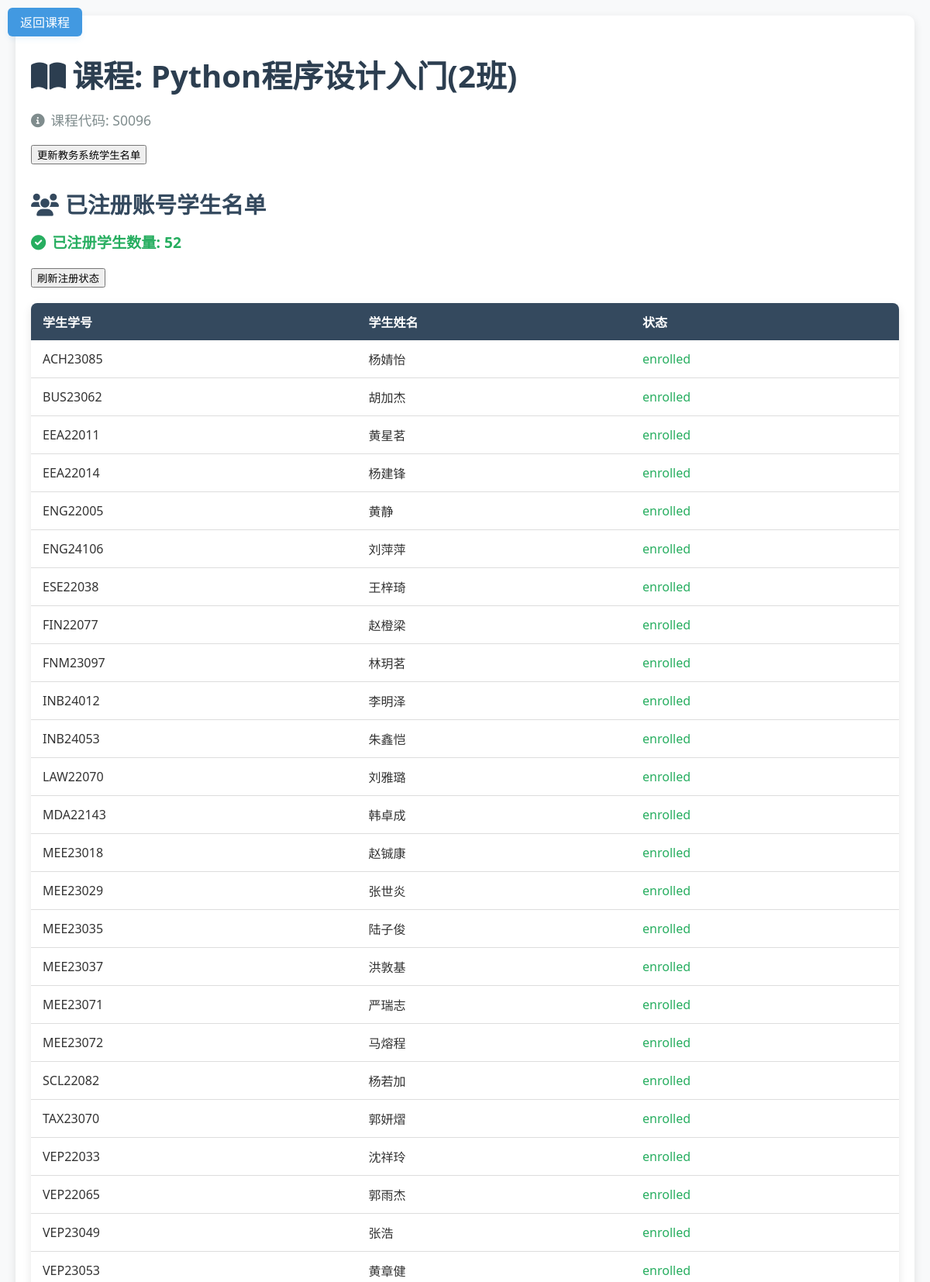
The app's page /course_students/8 (signed in, upper part) with its own data.
### wang/models/course.py (models this page shows, shortened)
class Course(db.Model):
    __tablename__ = 'course'
    id = db.Column(db.Integer, primary_key=True, autoincrement=True)
    name = db.Column(db.String(100), nullable=False)
    teacher_id = db.Column(db.Integer, db.ForeignKey('user.id'), nullable=False)
    semester = db.Column(db.String, nullable=False)  # 开课学期
    description = db.Column(db.Text)
    code = db.Column(db.String(10), nullable=False)
    teacher = db.relationship('User', backref='courses')
    course_students = db.relationship('Course_Students',  back_populates='course')

### wang/models/course_students.py (models this page shows)
class Course_Students(db.Model):
    __tablename__ = 'course_students'
    id = db.Column(db.Integer, primary_key=True, autoincrement=True)
    course_id = db.Column(db.Integer, db.ForeignKey('course.id'), nullable=False)
    student_number = db.Column(db.String(20), nullable=False) #学号
    student_name = db.Column(db.String(20), nullable=False)
    student_pinyin_name = db.Column(db.String(20), nullable=True)
    student_grade = db.Column(db.String(20), nullable=True)
    student_major = db.Column(db.String(20), nullable=True)
    student_direction = db.Column(db.String(20), nullable=True)
    student_class = db.Column(db.String(20), nullable=True)
    student_status = db.Column(db.String(20), nullable=True) #学籍状态
    student_course_method = db.Column(db.String(20), nullable=True)
    course_status = db.Column(db.String(20), nullable=False, server_default='not_enrolled')
    score = db.Column(db.Float, nullable=True, server_default='0')  # 假设分数为浮点数类型
    finally_score = db.Column(db.Float, nullable=True, server_default='0')  # 假设分数为浮点数类型
    course = db.relationship('Course', back_populates='course_students')

### app.py (the view, shortened to what this page needs)
    @app.route('/course_students/<int:course_id>',methods=['GET','POST'])
    def course_students(course_id):
        course = Course.query.get(course_id)
        course_students = course.course_students
        enrolled_students = [student for student in course.course_students if student.course_status == 'enrolled']
        enrolled_students_count = len(
            [student for student in course.course_students if student.course_status == 'enrolled'])
        not_enrolled_students = [student for student in course.course_students if
                                 student.course_status == 'not_enrolled']
        return render_template('wang/course_students.html', course=course, course_students=course_students,
                               enrolled_students_count=enrolled_students_count, enrolled_students=enrolled_students,
                               not_enrolled_students=not_enrolled_students)

### templates/wang/course_students.html (shortened to what this page needs)
<!DOCTYPE html>
<html lang="zh-CN">
<head>
    <link rel="stylesheet" href="https://cdnjs.cloudflare.com/ajax/libs/font-awesome/6.0.0/css/all.min.css">
</head>
<body>
<a href="/course_manage/{{course.id}}" class="back-home">返回课程</a>
    <div class="container">
        <h1><i class="fas fa-book-open icon"></i>课程: {{ course.name }}</h1>
        <p class="course-info"><i class="fas fa-info-circle icon"></i>课程代码: {{ course.code }}</p>
       <button onclick="window.location.href='/update_course/{{ course.id }}';">更新教务系统学生名单</button>
        <h2><i class="fas fa-users icon"></i>已注册账号学生名单</h2>
        <p class="count"><i class="fas fa-check-circle icon"></i>已注册学生数量: {{ enrolled_students_count }}</p>
        <form action="/course_students/{{ course.id }}" method="POST">
            <button type="submit">刷新注册状态</button>
        </form>
        <table>
            <thead>
                <tr>
                    <th>学生学号</th>
                    <th>学生姓名</th>
                    <th>状态</th>
                </tr>
            </thead>
            <tbody>
                {% for student in enrolled_students %}
                <tr>
                    <td>{{ student.student_number }}</td>
                    <td>{{ student.student_name }}</td>
                    <td><span style="color: #27ae60;">{{ student.course_status }}</span></td>
                </tr>
                {% endfor %}
            </tbody>
        </table>
    </div>
</body>
</html>

### templates/wang/course_students.html (style rules this page uses)
body { font-family: 'Segoe UI', Tahoma, Geneva, Verdana, sans-serif; background-color: #f8f9fa; margin: 0; padding: 20px; color: #333; }
.container { max-width: 1200px; margin: 0 auto; padding: 20px; background-color: #fff; border-radius: 10px; box-shadow: 0 4px 12px rgba(0, 0, 0, 0.1); }
h1 { color: #2c3e50; font-size: 2.5rem; margin-bottom: 10px; }
h2 { color: #34495e; font-size: 1.8rem; margin-top: 30px; margin-bottom: 15px; }
.course-info { font-size: 1.1rem; color: #7f8c8d; margin-bottom: 20px; }
table { width: 100%; border-collapse: collapse; margin-top: 20px; background-color: #fff; border-radius: 8px; overflow: hidden; box-shadow: 0 4px 12px rgba(0, 0, 0, 0.1); }
th, td { padding: 12px 15px; text-align: left; }
th { background-color: #34495e; color: #fff; font-weight: 600; }
td { border-bottom: 1px solid #ddd; }
.count { font-size: 1.2rem; color: #27ae60; font-weight: bold; margin-top: 10px; }
.icon { margin-right: 8px; }
.back-home { position: fixed; top: 10px; left: 10px; padding: 0.4rem 1rem; background-color: #4299e1; color: white; text-decoration: none; border-radius: 6px; font-size: 1rem; font-weight: 200; transition: all 0.3s ease; box-shadow: 0 4px 6px rgba(66, 153, 225, 0.1); z-index: 1000; }

### records on screen
Course: name "Python程序设计入门(2班)", code "S0096"
Course_Students: student_number "ACH23085", student_name "杨婧怡", course_status "enrolled"
Course_Students: student_number "BUS23062", student_name "胡加杰", course_status "enrolled"
Course_Students: student_number "EEA22011", student_name "黄星茗", course_status "enrolled"
Course_Students: student_number "EEA22014", student_name "杨建锋", course_status "enrolled"
Course_Students: student_number "ENG22005", student_name "黄静", course_status "enrolled"
Course_Students: student_number "ENG24106", student_name "刘萍萍", course_status "enrolled"
Course_Students: student_number "ESE22038", student_name "王梓琦", course_status "enrolled"
Course_Students: student_number "FIN22077", student_name "赵橙梁", course_status "enrolled"
Course_Students: student_number "FNM23097", student_name "林玥茗", course_status "enrolled"
Course_Students: student_number "INB24012", student_name "李明泽", course_status "enrolled"
Course_Students: student_number "INB24053", student_name "朱鑫恺", course_status "enrolled"
Course_Students: student_number "LAW22070", student_name "刘雅璐", course_status "enrolled"
Course_Students: student_number "MDA22143", student_name "韩卓成", course_status "enrolled"
Course_Students: student_number "MEE23018", student_name "赵铖康", course_status "enrolled"
Course_Students: student_number "MEE23029", student_name "张世炎", course_status "enrolled"
Course_Students: student_number "MEE23035", student_name "陆子俊", course_status "enrolled"
Course_Students: student_number "MEE23037", student_name "洪敦基", course_status "enrolled"
Course_Students: student_number "MEE23071", student_name "严瑞志", course_status "enrolled"
Course_Students: student_number "MEE23072", student_name "马熔程", course_status "enrolled"
Course_Students: student_number "SCL22082", student_name "杨若加", course_status "enrolled"
Course_Students: student_number "TAX23070", student_name "郭妍熠", course_status "enrolled"
Course_Students: student_number "VEP22033", student_name "沈祥玲", course_status "enrolled"
Course_Students: student_number "VEP22065", student_name "郭雨杰", course_status "enrolled"
Course_Students: student_number "VEP23049", student_name "张浩", course_status "enrolled"
Course_Students: student_number "VEP23053", student_name "黄章健", course_status "enrolled"

### other values on screen
{{ enrolled_students_count }} "52"
